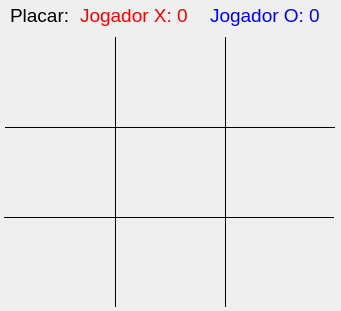
<?xml version="1.0" encoding="UTF-8"?>
<ui version="4.0">
 <class>frmMain</class>
 <widget class="QWidget" name="frmMain">
  <property name="windowModality">
   <enum>Qt::NonModal</enum>
  </property>
  <property name="geometry">
   <rect>
    <x>0</x>
    <y>0</y>
    <width>341</width>
    <height>311</height>
   </rect>
  </property>
  <property name="minimumSize">
   <size>
    <width>314</width>
    <height>281</height>
   </size>
  </property>
  <property name="maximumSize">
   <size>
    <width>341</width>
    <height>311</height>
   </size>
  </property>
  <property name="windowTitle">
   <string>Jogo da Velha</string>
  </property>
  <widget class="QPushButton" name="btn_0_0">
   <property name="geometry">
    <rect>
     <x>10</x>
     <y>42</y>
     <width>101</width>
     <height>81</height>
    </rect>
   </property>
   <property name="font">
    <font>
     <pointsize>36</pointsize>
    </font>
   </property>
   <property name="text">
    <string/>
   </property>
   <property name="flat">
    <bool>true</bool>
   </property>
  </widget>
  <widget class="QPushButton" name="btn_1_0">
   <property name="geometry">
    <rect>
     <x>10</x>
     <y>132</y>
     <width>101</width>
     <height>81</height>
    </rect>
   </property>
   <property name="font">
    <font>
     <pointsize>36</pointsize>
    </font>
   </property>
   <property name="text">
    <string/>
   </property>
   <property name="flat">
    <bool>true</bool>
   </property>
  </widget>
  <widget class="QPushButton" name="btn_2_0">
   <property name="geometry">
    <rect>
     <x>10</x>
     <y>222</y>
     <width>101</width>
     <height>81</height>
    </rect>
   </property>
   <property name="font">
    <font>
     <pointsize>36</pointsize>
    </font>
   </property>
   <property name="text">
    <string/>
   </property>
   <property name="flat">
    <bool>true</bool>
   </property>
  </widget>
  <widget class="QPushButton" name="btn_0_1">
   <property name="geometry">
    <rect>
     <x>121</x>
     <y>42</y>
     <width>101</width>
     <height>81</height>
    </rect>
   </property>
   <property name="font">
    <font>
     <pointsize>36</pointsize>
    </font>
   </property>
   <property name="cursor">
    <cursorShape>ArrowCursor</cursorShape>
   </property>
   <property name="toolTipDuration">
    <number>-5</number>
   </property>
   <property name="text">
    <string/>
   </property>
   <property name="flat">
    <bool>true</bool>
   </property>
  </widget>
  <widget class="QPushButton" name="btn_1_1">
   <property name="geometry">
    <rect>
     <x>121</x>
     <y>132</y>
     <width>101</width>
     <height>81</height>
    </rect>
   </property>
   <property name="font">
    <font>
     <pointsize>36</pointsize>
    </font>
   </property>
   <property name="text">
    <string/>
   </property>
   <property name="flat">
    <bool>true</bool>
   </property>
  </widget>
  <widget class="QPushButton" name="btn_2_1">
   <property name="geometry">
    <rect>
     <x>120</x>
     <y>222</y>
     <width>101</width>
     <height>81</height>
    </rect>
   </property>
   <property name="font">
    <font>
     <pointsize>36</pointsize>
    </font>
   </property>
   <property name="text">
    <string/>
   </property>
   <property name="flat">
    <bool>true</bool>
   </property>
  </widget>
  <widget class="QPushButton" name="btn_0_2">
   <property name="geometry">
    <rect>
     <x>230</x>
     <y>42</y>
     <width>101</width>
     <height>81</height>
    </rect>
   </property>
   <property name="font">
    <font>
     <pointsize>36</pointsize>
    </font>
   </property>
   <property name="text">
    <string/>
   </property>
   <property name="flat">
    <bool>true</bool>
   </property>
  </widget>
  <widget class="QPushButton" name="btn_1_2">
   <property name="geometry">
    <rect>
     <x>230</x>
     <y>132</y>
     <width>101</width>
     <height>81</height>
    </rect>
   </property>
   <property name="font">
    <font>
     <pointsize>36</pointsize>
    </font>
   </property>
   <property name="text">
    <string/>
   </property>
   <property name="flat">
    <bool>true</bool>
   </property>
  </widget>
  <widget class="QPushButton" name="btn_2_2">
   <property name="geometry">
    <rect>
     <x>230</x>
     <y>222</y>
     <width>101</width>
     <height>81</height>
    </rect>
   </property>
   <property name="font">
    <font>
     <pointsize>36</pointsize>
    </font>
   </property>
   <property name="text">
    <string/>
   </property>
   <property name="flat">
    <bool>true</bool>
   </property>
  </widget>
  <widget class="Line" name="line_1">
   <property name="geometry">
    <rect>
     <x>5</x>
     <y>119</y>
     <width>330</width>
     <height>16</height>
    </rect>
   </property>
   <property name="frameShadow">
    <enum>QFrame::Plain</enum>
   </property>
   <property name="orientation">
    <enum>Qt::Horizontal</enum>
   </property>
  </widget>
  <widget class="Line" name="line_2">
   <property name="geometry">
    <rect>
     <x>4</x>
     <y>209</y>
     <width>330</width>
     <height>16</height>
    </rect>
   </property>
   <property name="frameShadow">
    <enum>QFrame::Plain</enum>
   </property>
   <property name="orientation">
    <enum>Qt::Horizontal</enum>
   </property>
  </widget>
  <widget class="Line" name="line_3">
   <property name="geometry">
    <rect>
     <x>105</x>
     <y>37</y>
     <width>20</width>
     <height>270</height>
    </rect>
   </property>
   <property name="frameShadow">
    <enum>QFrame::Plain</enum>
   </property>
   <property name="orientation">
    <enum>Qt::Vertical</enum>
   </property>
  </widget>
  <widget class="Line" name="line_4">
   <property name="enabled">
    <bool>true</bool>
   </property>
   <property name="geometry">
    <rect>
     <x>220</x>
     <y>37</y>
     <width>10</width>
     <height>270</height>
    </rect>
   </property>
   <property name="frameShadow">
    <enum>QFrame::Plain</enum>
   </property>
   <property name="orientation">
    <enum>Qt::Vertical</enum>
   </property>
  </widget>
  <widget class="QLabel" name="lbl_jogador_x">
   <property name="geometry">
    <rect>
     <x>80</x>
     <y>0</y>
     <width>121</width>
     <height>31</height>
    </rect>
   </property>
   <property name="font">
    <font>
     <pointsize>14</pointsize>
    </font>
   </property>
   <property name="autoFillBackground">
    <bool>false</bool>
   </property>
   <property name="styleSheet">
    <string notr="true">QLabel {color: red;}</string>
   </property>
   <property name="text">
    <string>Jogador X: 0</string>
   </property>
  </widget>
  <widget class="QLabel" name="lbl_jogador_o">
   <property name="geometry">
    <rect>
     <x>210</x>
     <y>0</y>
     <width>121</width>
     <height>31</height>
    </rect>
   </property>
   <property name="font">
    <font>
     <pointsize>14</pointsize>
    </font>
   </property>
   <property name="styleSheet">
    <string notr="true">QLabel {color: blue;}</string>
   </property>
   <property name="text">
    <string>Jogador O: 0</string>
   </property>
  </widget>
  <widget class="QLabel" name="label">
   <property name="geometry">
    <rect>
     <x>10</x>
     <y>0</y>
     <width>81</width>
     <height>31</height>
    </rect>
   </property>
   <property name="font">
    <font>
     <pointsize>14</pointsize>
    </font>
   </property>
   <property name="text">
    <string>Placar:</string>
   </property>
  </widget>
 </widget>
 <resources/>
 <connections/>
</ui>
